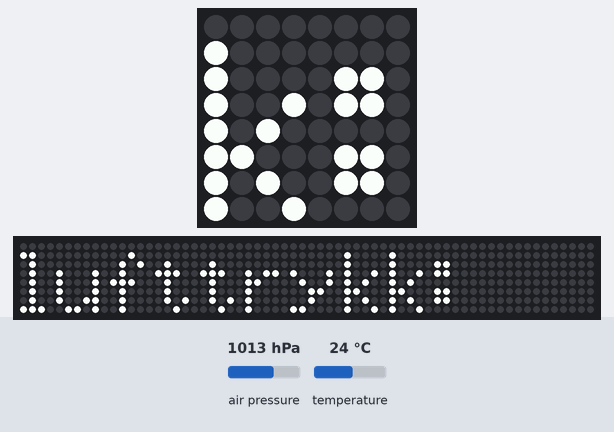
Simulated run of this program. Board: Raspberry Pi (BCM pin numbers) with a Sense HAT. Shown: the Sense HAT's 8×8 RGB LED matrix, a strip that is not on the board, showing the scrolling text unrolled. Inputs (shaded band) come from the test bench; at power-on: temperature 24 °C, air pressure 1013 hPa. The 64×8 strip is a reading aid, not a part: it shows the text the matrix is scrolling, unrolled, one strip-width of it at a time.

Above: at 5.0 s.
5.1 s: temperature set to 12 °C
6.9 s: temperature set to 19 °C
At 13.8 s:
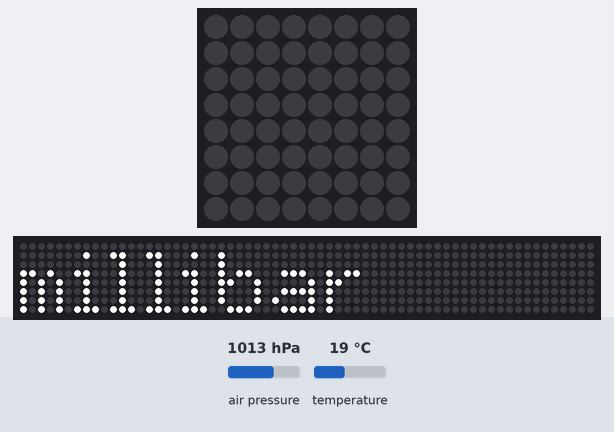
At 14.5 s:
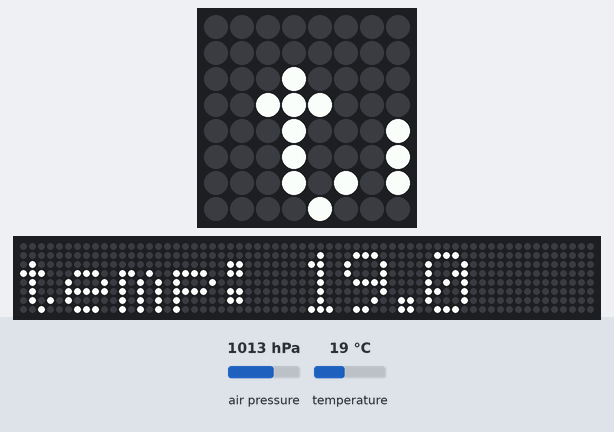
15.5 s: temperature set to 12 °C
At 25.1 s:
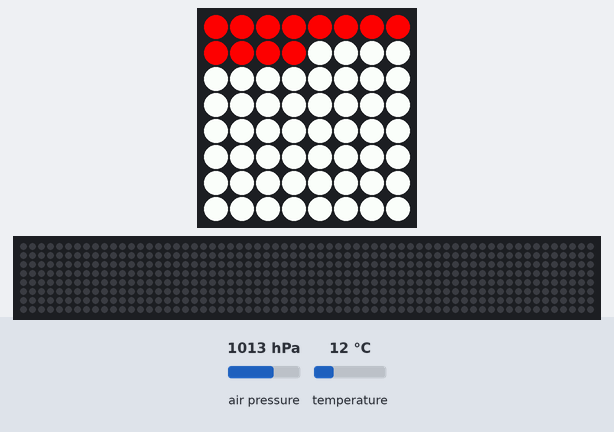

The program:

main.py
```python
__author__ = 'bendik'
from sense_hat import SenseHat
import time

sense = SenseHat()
sense.clear()
pressure = sense.get_pressure()
sense.show_message("lufttrykk: " +str(pressure) + " millibar")

text_temp= sense.temp
sense.show_message("temp: " +str(text_temp) + " celsius")

green = (0, 255, 0)
red = (255, 0, 0)
blue = (0, 0, 255)
white = (255, 255, 255)

while True:
    temp = sense.temp
    temp_value = temp
    pixels = [red if i < temp_value else white for i in range(64)]
    sense.set_pixels(pixels)
```

Measured:
- after the input at 15.5 s, the LEDs: first differ from a run without the input after 8.7 s (image 3)
